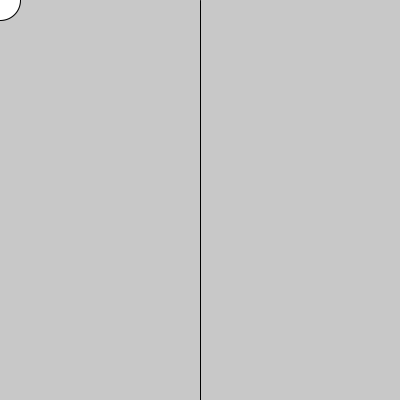
Frame 1 (no input)
Frame 60 (the mouse pressed at the canvas centre just before this capture): identical to frame 1, image omitted
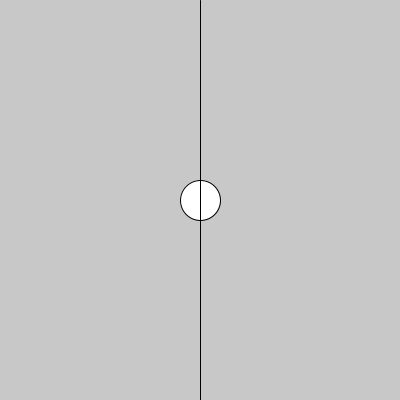
Frame 120 (the mouse held since frame 60 and released just before this capture)

The Processing sketch that drew these frames (run headless with seeded random() and noise(); from frame 60 on, the mouse is pressed at the canvas centre):

// Processing sketch: conditional00
// ── conditional00.pde

void setup() {
  size(400, 400);
  // draw rectangle from the conter, rather than top left corner.
  rectMode(CENTER);
}

void draw() {
  background(200);
  
  // "IS THE CURRENT MOUSE POSITION LARGER THAN HALF OF THE CANVAS WIDTH ?"  
  if(mouseX > width/2){
     //condition eauals true - draw rectangle
     rect(mouseX,mouseY, 40, 40);   
  }else{
    //condition eauals false - draw ellipse
     ellipse(mouseX,mouseY, 40, 40);
  }
  
  // draw a line in the middle of the canvas
  line(width/2,0,width/2,height);
  
}

/*
EXERCISE : 
1. change the condition so that it is based on the vertical axis
2. make the program choose between 4 different areas 
 and draw 4 different shapes accordingly. 
*/
